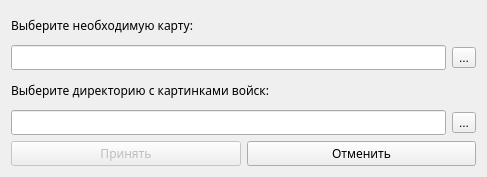
<?xml version="1.0" encoding="UTF-8"?>
<ui version="4.0">
 <class>Dialog</class>
 <widget class="QDialog" name="Dialog">
  <property name="windowModality">
   <enum>Qt::WindowModal</enum>
  </property>
  <property name="geometry">
   <rect>
    <x>0</x>
    <y>0</y>
    <width>487</width>
    <height>177</height>
   </rect>
  </property>
  <property name="sizePolicy">
   <sizepolicy hsizetype="Preferred" vsizetype="Preferred">
    <horstretch>0</horstretch>
    <verstretch>0</verstretch>
   </sizepolicy>
  </property>
  <property name="minimumSize">
   <size>
    <width>487</width>
    <height>0</height>
   </size>
  </property>
  <property name="windowTitle">
   <string>Настройка новой карты</string>
  </property>
  <property name="autoFillBackground">
   <bool>false</bool>
  </property>
  <property name="sizeGripEnabled">
   <bool>false</bool>
  </property>
  <property name="incorrect_maps_directory" stdset="0">
   <bool>false</bool>
  </property>
  <property name="incorrect_troops_directory" stdset="0">
   <bool>false</bool>
  </property>
  <layout class="QVBoxLayout" name="VLayout">
   <item>
    <widget class="QLabel" name="label">
     <property name="font">
      <font>
       <family>Segoe UI Semilight</family>
       <pointsize>9</pointsize>
      </font>
     </property>
     <property name="text">
      <string>Выберите необходимую карту:</string>
     </property>
    </widget>
   </item>
   <item>
    <layout class="QHBoxLayout" name="mapsLayout">
     <item>
      <widget class="QLineEdit" name="mapsDirectoryLine">
       <property name="font">
        <font>
         <family>Segoe UI Semilight</family>
         <pointsize>9</pointsize>
        </font>
       </property>
      </widget>
     </item>
     <item>
      <widget class="QToolButton" name="mapsDirectoryButton">
       <property name="styleSheet">
        <string notr="true"/>
       </property>
       <property name="text">
        <string>...</string>
       </property>
      </widget>
     </item>
    </layout>
   </item>
   <item>
    <widget class="QLabel" name="label_2">
     <property name="font">
      <font>
       <family>Segoe UI Semilight</family>
       <pointsize>9</pointsize>
      </font>
     </property>
     <property name="styleSheet">
      <string notr="true"/>
     </property>
     <property name="text">
      <string>Выберите директорию с картинками войск:</string>
     </property>
    </widget>
   </item>
   <item>
    <layout class="QHBoxLayout" name="troopsLayout">
     <item>
      <widget class="QLineEdit" name="troopsDirectoryLine">
       <property name="font">
        <font>
         <family>Segoe UI Semilight</family>
         <pointsize>9</pointsize>
        </font>
       </property>
      </widget>
     </item>
     <item>
      <widget class="QToolButton" name="troopsDirectoryButton">
       <property name="styleSheet">
        <string notr="true"/>
       </property>
       <property name="text">
        <string>...</string>
       </property>
      </widget>
     </item>
    </layout>
   </item>
   <item>
    <layout class="QHBoxLayout" name="buttonsLayout">
     <item>
      <widget class="QPushButton" name="acceptButton">
       <property name="enabled">
        <bool>false</bool>
       </property>
       <property name="sizePolicy">
        <sizepolicy hsizetype="Preferred" vsizetype="Fixed">
         <horstretch>228</horstretch>
         <verstretch>29</verstretch>
        </sizepolicy>
       </property>
       <property name="font">
        <font>
         <family>Segoe UI Semilight</family>
         <pointsize>9</pointsize>
         <weight>50</weight>
         <bold>false</bold>
        </font>
       </property>
       <property name="acceptDrops">
        <bool>false</bool>
       </property>
       <property name="text">
        <string>Принять</string>
       </property>
       <property name="checkable">
        <bool>false</bool>
       </property>
       <property name="checked">
        <bool>false</bool>
       </property>
       <property name="autoRepeat">
        <bool>false</bool>
       </property>
       <property name="default">
        <bool>false</bool>
       </property>
      </widget>
     </item>
     <item>
      <widget class="QPushButton" name="rejectButton">
       <property name="sizePolicy">
        <sizepolicy hsizetype="Preferred" vsizetype="Fixed">
         <horstretch>228</horstretch>
         <verstretch>29</verstretch>
        </sizepolicy>
       </property>
       <property name="font">
        <font>
         <family>Segoe UI Semilight</family>
         <pointsize>9</pointsize>
        </font>
       </property>
       <property name="text">
        <string>Отменить</string>
       </property>
      </widget>
     </item>
    </layout>
   </item>
  </layout>
 </widget>
 <resources/>
 <connections>
  <connection>
   <sender>mapsDirectoryButton</sender>
   <signal>clicked()</signal>
   <receiver>Dialog</receiver>
   <slot>files_manage()</slot>
   <hints>
    <hint type="sourcelabel">
     <x>576</x>
     <y>95</y>
    </hint>
    <hint type="destinationlabel">
     <x>300</x>
     <y>125</y>
    </hint>
   </hints>
  </connection>
  <connection>
   <sender>troopsDirectoryButton</sender>
   <signal>clicked()</signal>
   <receiver>Dialog</receiver>
   <slot>files_manage()</slot>
   <hints>
    <hint type="sourcelabel">
     <x>576</x>
     <y>213</y>
    </hint>
    <hint type="destinationlabel">
     <x>300</x>
     <y>125</y>
    </hint>
   </hints>
  </connection>
  <connection>
   <sender>acceptButton</sender>
   <signal>clicked()</signal>
   <receiver>Dialog</receiver>
   <slot>accept()</slot>
   <hints>
    <hint type="sourcelabel">
     <x>118</x>
     <y>150</y>
    </hint>
    <hint type="destinationlabel">
     <x>228</x>
     <y>88</y>
    </hint>
   </hints>
  </connection>
  <connection>
   <sender>rejectButton</sender>
   <signal>clicked()</signal>
   <receiver>Dialog</receiver>
   <slot>reject()</slot>
   <hints>
    <hint type="sourcelabel">
     <x>339</x>
     <y>150</y>
    </hint>
    <hint type="destinationlabel">
     <x>228</x>
     <y>88</y>
    </hint>
   </hints>
  </connection>
  <connection>
   <sender>troopsDirectoryLine</sender>
   <signal>textChanged(QString)</signal>
   <receiver>Dialog</receiver>
   <slot>enable_accept_button()</slot>
   <hints>
    <hint type="sourcelabel">
     <x>211</x>
     <y>113</y>
    </hint>
    <hint type="destinationlabel">
     <x>228</x>
     <y>88</y>
    </hint>
   </hints>
  </connection>
  <connection>
   <sender>mapsDirectoryLine</sender>
   <signal>textChanged(QString)</signal>
   <receiver>Dialog</receiver>
   <slot>enable_accept_button()</slot>
   <hints>
    <hint type="sourcelabel">
     <x>211</x>
     <y>51</y>
    </hint>
    <hint type="destinationlabel">
     <x>228</x>
     <y>88</y>
    </hint>
   </hints>
  </connection>
 </connections>
 <slots>
  <slot>files_manage()</slot>
  <slot>enable_accept_button()</slot>
 </slots>
</ui>
